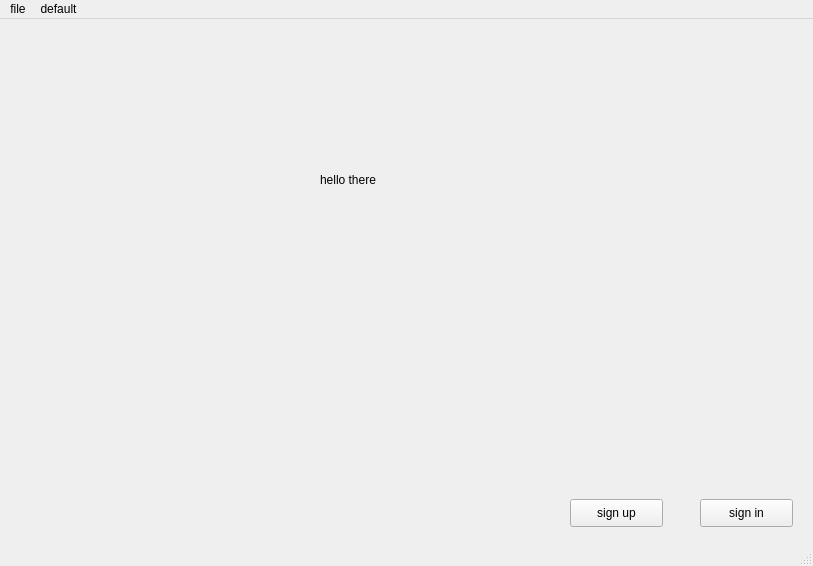
<?xml version="1.0" encoding="UTF-8"?>
<ui version="4.0">
 <class>MainWindow</class>
 <widget class="QMainWindow" name="MainWindow">
  <property name="geometry">
   <rect>
    <x>0</x>
    <y>0</y>
    <width>813</width>
    <height>566</height>
   </rect>
  </property>
  <property name="windowTitle">
   <string>MainWindow</string>
  </property>
  <property name="autoFillBackground">
   <bool>false</bool>
  </property>
  <widget class="QWidget" name="centralwidget">
   <widget class="QPushButton" name="b1">
    <property name="geometry">
     <rect>
      <x>700</x>
      <y>480</y>
      <width>93</width>
      <height>28</height>
     </rect>
    </property>
    <property name="text">
     <string>sign in</string>
    </property>
   </widget>
   <widget class="QPushButton" name="b2">
    <property name="geometry">
     <rect>
      <x>570</x>
      <y>480</y>
      <width>93</width>
      <height>28</height>
     </rect>
    </property>
    <property name="text">
     <string>sign up</string>
    </property>
   </widget>
   <widget class="QLabel" name="l1">
    <property name="geometry">
     <rect>
      <x>320</x>
      <y>140</y>
      <width>91</width>
      <height>41</height>
     </rect>
    </property>
    <property name="text">
     <string>hello there</string>
    </property>
   </widget>
  </widget>
  <widget class="QMenuBar" name="menubar">
   <property name="geometry">
    <rect>
     <x>0</x>
     <y>0</y>
     <width>813</width>
     <height>26</height>
    </rect>
   </property>
   <widget class="QMenu" name="menuhello_there">
    <property name="title">
     <string>file</string>
    </property>
    <addaction name="actionsave"/>
    <addaction name="actionsave_as"/>
    <addaction name="separator"/>
    <addaction name="actionexit"/>
   </widget>
   <widget class="QMenu" name="menudefault">
    <property name="title">
     <string>default</string>
    </property>
    <addaction name="actionset_size"/>
    <addaction name="separator"/>
    <addaction name="actionask_q"/>
   </widget>
   <addaction name="menuhello_there"/>
   <addaction name="menudefault"/>
  </widget>
  <widget class="QStatusBar" name="statusbar"/>
  <action name="actionsave">
   <property name="text">
    <string>save</string>
   </property>
  </action>
  <action name="actionsave_as">
   <property name="text">
    <string>save as</string>
   </property>
  </action>
  <action name="actionexit">
   <property name="text">
    <string>exit</string>
   </property>
  </action>
  <action name="actionset_size">
   <property name="text">
    <string>set size</string>
   </property>
  </action>
  <action name="actionask_q">
   <property name="text">
    <string>ask q</string>
   </property>
  </action>
 </widget>
 <resources/>
 <connections/>
</ui>
